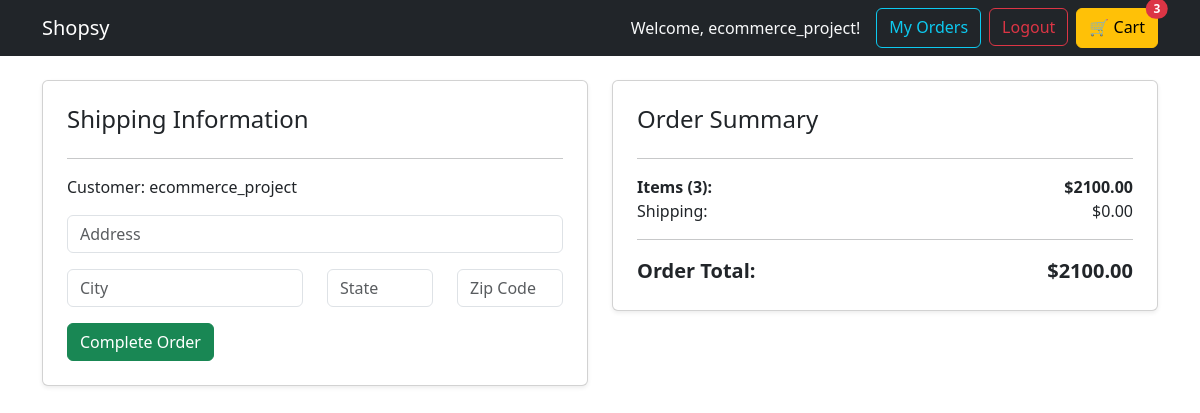
The app's page /register/checkout/ (signed in), older data.
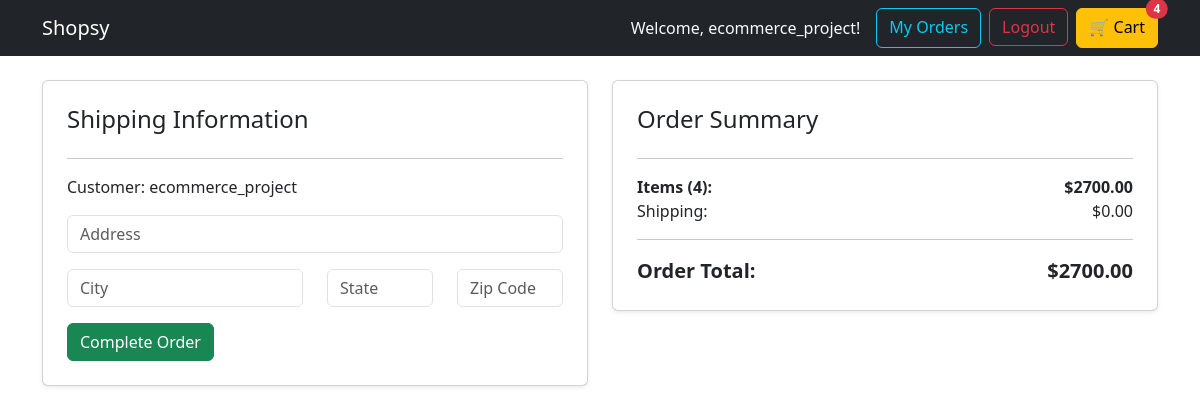
The same page, newer data.
### store/models.py (models this page shows, shortened)
class Order(models.Model):
    customer = models.ForeignKey(User, on_delete=models.SET_NULL, null=True, blank=True)
    date_ordered = models.DateTimeField(auto_now_add=True)
    complete = models.BooleanField(default=False) # False = Cart, True = Completed Order
    @property
    def get_cart_total(self):
        orderitems = self.orderitem_set.filter(product__isnull=False)
        return sum(item.get_total for item in orderitems)
    @property
    def get_cart_items(self):
        orderitems = self.orderitem_set.all()
        return sum(item.quantity for item in orderitems)

class OrderItem(models.Model):
    product = models.ForeignKey(Product, on_delete=models.SET_NULL, null=True)
    order = models.ForeignKey(Order, on_delete=models.SET_NULL, null=True)
    quantity = models.IntegerField(default=0, null=True, blank=True)
    date_added = models.DateTimeField(auto_now_add=True)
    @property
    def get_total(self):
        if self.product:  # ensure product exists
            return self.product.price * self.quantity
        return 0

class Product(models.Model):
    name = models.CharField(max_length=200)
    price = models.DecimalField(max_digits=7, decimal_places=2)
    description = models.TextField(blank=True, null=True)
    image = models.ImageField(upload_to='products/', blank=True, null=True)
    slug = models.SlugField(unique=True, null=True) # Used for clean URLs

### store/views.py (the view)
# urls.py: path('checkout/', views.checkout, name="checkout"),
@login_required(login_url='login')
def checkout(request):
    data = cartData(request)
    context = {'items': data['items'], 'order': data['order'], 'cartItems': data['cartItems']}
    return render(request, 'store/checkout.html', context)

### store/views.py (called while the page is built)
def cartData(request):
    if request.user.is_authenticated:
        customer = request.user
        order, created = Order.objects.get_or_create(customer=customer, complete=False)
        items = order.orderitem_set.all()
        cartItems = order.get_cart_items
    else:
        items = []
        order = {'get_cart_total': 0, 'get_cart_items': 0}
        cartItems = 0
    return {'cartItems': cartItems, 'order': order, 'items': items}

### store/templates/store/checkout.html (shortened to what this page needs)
{% extends 'base.html' %}
{% load static %}
{% block content %}
<div class="row">
    <div class="col-lg-6">
        <div class="card shadow-sm p-4 mb-4">
            <h4>Shipping Information</h4>
            <hr>
            <p>Customer: {{ request.user.username }}</p>
            <form id="shipping-form">
                <div class="mb-3"><input class="form-control" type="text" id="address" placeholder="Address" required></div>
                <div class="row">
                    <div class="col-md-6 mb-3"><input class="form-control" type="text" id="city" placeholder="City" required></div>
                    <div class="col-md-3 mb-3"><input class="form-control" type="text" id="state" placeholder="State" required></div>
                    <div class="col-md-3 mb-3"><input class="form-control" type="text" id="zipcode" placeholder="Zip Code" required></div>
                </div>
                <button id="form-button" class="btn btn-success btn-block">Complete Order</button>
            </form>
        </div>
    </div>
    <div class="col-lg-6">
        <div class="card shadow-sm p-4">
            <h4>Order Summary</h4>
            <hr>
            <div class="d-flex justify-content-between fw-bold">
                <span>Items ({{ order.get_cart_items }}):</span>
                <span>${{ order.get_cart_total|floatformat:2 }}</span>
            </div>
            <div class="d-flex justify-content-between">
                <span>Shipping:</span>
                <span>$0.00</span>
            </div>
            <hr>
            <div class="d-flex justify-content-between fw-bold fs-5">
                <span>Order Total:</span>
                <span>${{ order.get_cart_total|floatformat:2 }}</span>
            </div>
        </div>
    </div>
</div>
{% endblock content %}

### store/templates/base.html (shortened to what this page needs)
{% load static %}
<!DOCTYPE html>
<html>
<head>
    <link href="https://cdn.jsdelivr.net/npm/bootstrap@5.3.3/dist/css/bootstrap.min.css" rel="stylesheet">
    <link rel="stylesheet" href="{% static 'store/auth.css' %}">
</head>
<body>
    <nav class="navbar navbar-expand-lg navbar-dark bg-dark">
      <div class="container-fluid container">
        <a class="navbar-brand" href="{% url 'store' %}">Shopsy</a>
        <div class="d-flex">
            {% if user.is_authenticated %}
                <span class="navbar-text me-3 text-light">Welcome, {{ user.username }}!</span>
                <a href="{% url 'order_history' %}" class="btn btn-outline-info me-2">My Orders</a>
                <form action="{% url 'logout' %}" method="post" style="display: inline;">
                    <button type="submit" class="btn btn-outline-danger me-2">Logout</button>
                </form>
            {% else %}
                <a href="{% url 'login' %}" class="btn btn-outline-success me-2">Login</a>
                <a href="{% url 'register' %}" class="btn btn-outline-light me-2">Register</a>
            {% endif %}
            <a href="{% url 'cart' %}" class="btn btn-warning position-relative">
                🛒 Cart
                <span id="cart-total" class="position-absolute top-0 start-100 translate-middle badge rounded-pill bg-danger">
                    {{ cartItems }}
                </span>
            </a>
        </div>
      </div>
    </nav>
    <div class="container mt-4">
        {% block content %}
        {% endblock content %}
    </div>
</body>
</html>

Row changes from the older to the newer data that the page shows:
changed through a linked row, Order: get_cart_items "3" → "4"; get_cart_total "2100.00" → "2700.00"
Text that changed along with them:
{{ cartItems }}: "3" → "4"
